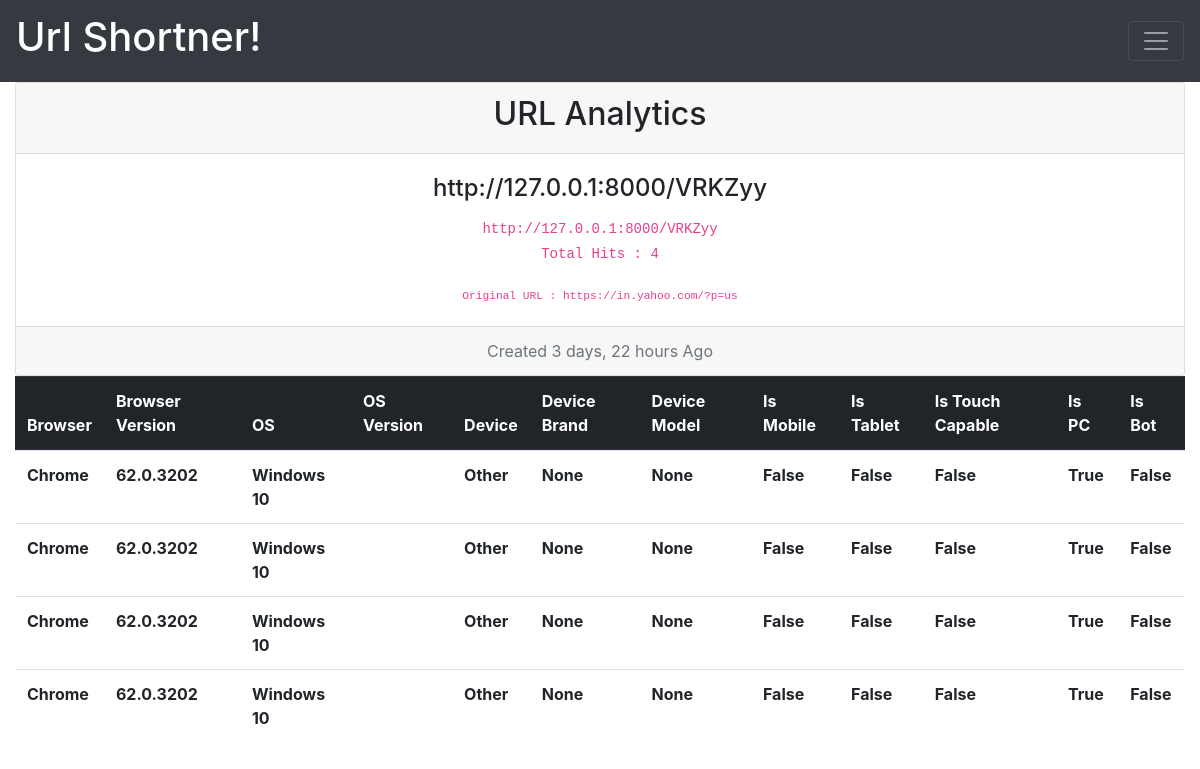
/tableview/87 (signed in), run on the app's committed database.
### st/models.py (models this page shows, shortened)
class Shortner(models.Model):
	user              = models.ForeignKey(User,null=True)
	url_field         = models.CharField(max_length=300)
	shortcode         = models.CharField(max_length=6,blank=True , null = True)
	created	          = models.DateTimeField(auto_now_add=True)
	updated           = models.DateTimeField(auto_now=True)
	count             = models.IntegerField(default=0)
	class Meta:
		unique_together = (('user', 'url_field'),)
	def get_short_url(self):
		return 'http://127.0.0.1:8000/%s' %(self.shortcode)

class Analytic(models.Model):
	url               = models.ForeignKey(Shortner,related_name='analytic',on_delete=models.CASCADE,)
	browser	  		  = models.CharField(max_length=300,blank=True,null=True)
	browser_version	  = models.CharField(max_length=300,blank=True,null=True)
	os                = models.CharField(max_length=300,blank=True,null=True)
	os_version        = models.CharField(max_length=300,blank=True,null=True)
	device            = models.CharField(max_length=300,blank=True,null=True)
	device_brand      = models.CharField(max_length=300,blank=True,null=True)
	device_model      = models.CharField(max_length=300,blank=True,null=True)
	is_mobile         = models.NullBooleanField()
	is_tablet         = models.NullBooleanField()
	is_touch_capable  = models.NullBooleanField()
	is_pc             = models.NullBooleanField()
	is_bot            = models.NullBooleanField()

### st/views.py (the view)
# urls.py: url(r'^tableview/(?P<id>\d+)$', analytic_view_table, name='analytic_view_table'),
@login_required(login_url='/accounts/login/')
def analytic_view_table(request,id=None):
	obj=get_object_or_404(Shortner,id=id,user=request.user)
	analytic = Analytic.objects.filter(url=obj)
	context={'object':obj,'analytic':analytic}
	return render(request,'tableview.html',context)

### templates/tableview.html (shortened to what this page needs)
{% extends 'base.html' %}
{% block content %}
<div class="container-fluid">
	<div class="card text-center">
  <div class="card-header">
    <h2>URL Analytics</h2>
  </div>
  <div class="card-body">
    <h4 class="card-title"  >{{object.get_short_url}}</h4>
    <code>{{object.get_short_url}}</code>
    <p class="card-text"><code>Total Hits : {{object.count}}</code></p>
    <code><small>Original URL : {{object.url_field}}</small></code><br>
   </div>
  <div class="card-footer text-muted">
    Created {{object.created | timesince}} Ago
  </div>
</div>
{% if analytic  %}
<table class="table">
  <thead class="thead-dark">
      <th scope="col">Browser</th>
      <th scope="col">Browser Version</th>
      <th scope="col">OS</th>
      <th scope="col">OS Version</th>
      <th scope="col">Device</th>
      <th scope="col">Device Brand</th>
      <th scope="col">Device Model</th>
      <th scope="col">Is Mobile</th>
      <th scope="col">Is Tablet</th>
      <th scope="col">Is Touch Capable</th>
      <th scope="col">Is PC</th>
      <th scope="col">Is Bot</th>
  </thead>
  <tbody>
  	<tr>{% for obj in analytic %}
    <tr>
      <th scope="row">{{obj.browser}}</th>
      <th scope="row">{{obj.browser_version}}</th>
      <th scope="row">{{obj.os}}</th>
      <th scope="row">{{obj.os_version}}</th>
      <th scope="row">{{obj.device}}</th>
      <th scope="row">{{obj.device_brand}}</th>
      <th scope="row">{{obj.device_model}}</th>
      <th scope="row">{{obj.is_mobile}}</th>
      <th scope="row">{{obj.is_tablet}}</th>
      <th scope="row">{{obj.is_touch_capable}}</th>
      <th scope="row">{{obj.is_pc}}</th>
      <th scope="row">{{obj.is_bot}}</th>
    </tr>
  {%  endfor %}
  </tbody>
</table>{% else %}
<div class="alert alert-info" role="alert" align="text-center">
  <p class="text-center">No Hits Yet, Start Sharing with friends!</p>
</div>
</div>
{% endif %}
{% endblock %}

### templates/base.html (style rules this page uses)
body, html { height: 100%; margin: 0; }

### data on the page
Shortner: get_short_url "http://127.0.0.1:8000/VRKZyy", count "4", url_field "https://in.yahoo.com/?p=us", created "3 days, 22 hours"
Analytic: browser "Chrome", browser_version "62.0.3202", os "Windows 10", device "Other", device_brand "None", device_model "None", is_mobile "False", is_tablet "False", is_touch_capable "False", is_pc "True", is_bot "False"
Analytic: browser "Chrome", browser_version "62.0.3202", os "Windows 10", device "Other", device_brand "None", device_model "None", is_mobile "False", is_tablet "False", is_touch_capable "False", is_pc "True", is_bot "False"
Analytic: browser "Chrome", browser_version "62.0.3202", os "Windows 10", device "Other", device_brand "None", device_model "None", is_mobile "False", is_tablet "False", is_touch_capable "False", is_pc "True", is_bot "False"
Analytic: browser "Chrome", browser_version "62.0.3202", os "Windows 10", device "Other", device_brand "None", device_model "None", is_mobile "False", is_tablet "False", is_touch_capable "False", is_pc "True", is_bot "False"
